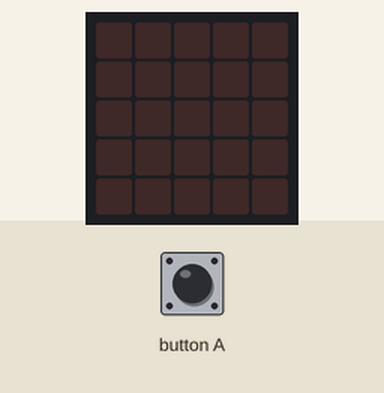
This program was run on a simulated BBC micro:bit (MakeCode). Shown: the board's 5×5 LED display. The test bench sets the inputs (shaded band). Random numbers come from a fixed seed.

Above: at 1.2 s.
1.3 s: button A pressed for 0.15 s
At 1.65 s:
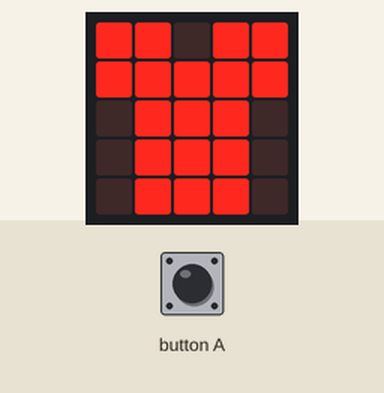
Timing chart, 0 to 4.3 s (numbered marks = the images above; inputs shaded):
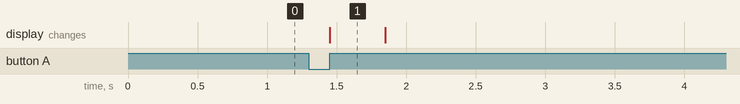

The program:

Ex8.py
```python
def on_button_pressed_a():
    list2[randint(0, len(list2))].show_image(0)
    basic.clear_screen()
input.on_button_pressed(Button.A, on_button_pressed_a)

list2: List[Image] = []
list2 = [images.icon_image(IconNames.HEART),
    images.icon_image(IconNames.TSHIRT),
    images.icon_image(IconNames.LEFT_TRIANGLE),
    images.icon_image(IconNames.YES)]
```

Measured:
- after the input at 1.3 s, the display: changes after 0.15 s (image 1)
- what the display in image 1 shows lasts 0.4 s, from 1.5 s to 1.9 s
